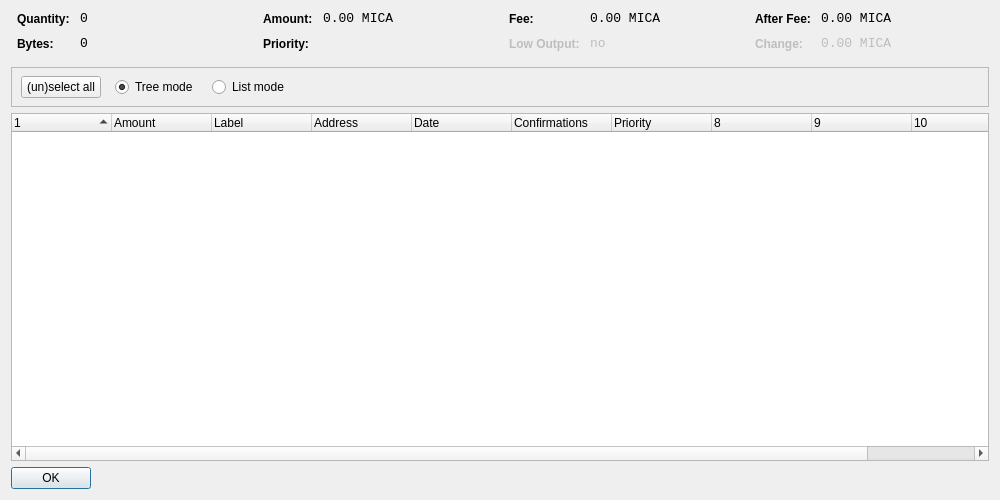
<?xml version="1.0" encoding="UTF-8"?>
<ui version="4.0">
 <class>CoinControlDialog</class>
 <widget class="QDialog" name="CoinControlDialog">
  <property name="geometry">
   <rect>
    <x>0</x>
    <y>0</y>
    <width>1000</width>
    <height>500</height>
   </rect>
  </property>
  <property name="windowTitle">
   <string>Coin Control</string>
  </property>
  <layout class="QVBoxLayout" name="verticalLayout">
   <item>
    <layout class="QHBoxLayout" name="horizontalLayoutTop" stretch="0,0,0,0">
     <property name="topMargin">
      <number>0</number>
     </property>
     <property name="bottomMargin">
      <number>10</number>
     </property>
     <item>
      <layout class="QFormLayout" name="formLayoutCoinControl1">
       <property name="horizontalSpacing">
        <number>10</number>
       </property>
       <property name="verticalSpacing">
        <number>10</number>
       </property>
       <property name="leftMargin">
        <number>6</number>
       </property>
       <property name="rightMargin">
        <number>6</number>
       </property>
       <item row="0" column="0">
        <widget class="QLabel" name="labelCoinControlQuantityText">
         <property name="styleSheet">
          <string notr="true">font-weight:bold;</string>
         </property>
         <property name="text">
          <string>Quantity:</string>
         </property>
        </widget>
       </item>
       <item row="0" column="1">
        <widget class="QLabel" name="labelCoinControlQuantity">
         <property name="font">
          <font>
           <family>Monospace</family>
           <pointsize>10</pointsize>
          </font>
         </property>
         <property name="cursor">
          <cursorShape>IBeamCursor</cursorShape>
         </property>
         <property name="contextMenuPolicy">
          <enum>Qt::ActionsContextMenu</enum>
         </property>
         <property name="text">
          <string>0</string>
         </property>
         <property name="textInteractionFlags">
          <set>Qt::LinksAccessibleByMouse|Qt::TextSelectableByKeyboard|Qt::TextSelectableByMouse</set>
         </property>
        </widget>
       </item>
       <item row="1" column="0">
        <widget class="QLabel" name="labelCoinControlBytesText">
         <property name="styleSheet">
          <string notr="true">font-weight:bold;</string>
         </property>
         <property name="text">
          <string>Bytes:</string>
         </property>
        </widget>
       </item>
       <item row="1" column="1">
        <widget class="QLabel" name="labelCoinControlBytes">
         <property name="font">
          <font>
           <family>Monospace</family>
           <pointsize>10</pointsize>
          </font>
         </property>
         <property name="cursor">
          <cursorShape>IBeamCursor</cursorShape>
         </property>
         <property name="contextMenuPolicy">
          <enum>Qt::ActionsContextMenu</enum>
         </property>
         <property name="text">
          <string>0</string>
         </property>
         <property name="textInteractionFlags">
          <set>Qt::LinksAccessibleByMouse|Qt::TextSelectableByKeyboard|Qt::TextSelectableByMouse</set>
         </property>
        </widget>
       </item>
      </layout>
     </item>
     <item>
      <layout class="QFormLayout" name="formLayoutCoinControl2">
       <property name="horizontalSpacing">
        <number>10</number>
       </property>
       <property name="verticalSpacing">
        <number>10</number>
       </property>
       <property name="leftMargin">
        <number>6</number>
       </property>
       <property name="rightMargin">
        <number>6</number>
       </property>
       <item row="0" column="0">
        <widget class="QLabel" name="labelCoinControlAmountText">
         <property name="styleSheet">
          <string notr="true">font-weight:bold;</string>
         </property>
         <property name="text">
          <string>Amount:</string>
         </property>
        </widget>
       </item>
       <item row="0" column="1">
        <widget class="QLabel" name="labelCoinControlAmount">
         <property name="font">
          <font>
           <family>Monospace</family>
           <pointsize>10</pointsize>
          </font>
         </property>
         <property name="cursor">
          <cursorShape>IBeamCursor</cursorShape>
         </property>
         <property name="contextMenuPolicy">
          <enum>Qt::ActionsContextMenu</enum>
         </property>
         <property name="text">
          <string>0.00 MICA</string>
         </property>
         <property name="textInteractionFlags">
          <set>Qt::LinksAccessibleByMouse|Qt::TextSelectableByKeyboard|Qt::TextSelectableByMouse</set>
         </property>
        </widget>
       </item>
       <item row="1" column="0">
        <widget class="QLabel" name="labelCoinControlPriorityText">
         <property name="styleSheet">
          <string notr="true">font-weight:bold;</string>
         </property>
         <property name="text">
          <string>Priority:</string>
         </property>
        </widget>
       </item>
       <item row="1" column="1">
        <widget class="QLabel" name="labelCoinControlPriority">
         <property name="font">
          <font>
           <family>Monospace</family>
           <pointsize>10</pointsize>
          </font>
         </property>
         <property name="cursor">
          <cursorShape>IBeamCursor</cursorShape>
         </property>
         <property name="contextMenuPolicy">
          <enum>Qt::ActionsContextMenu</enum>
         </property>
         <property name="text">
          <string/>
         </property>
         <property name="textInteractionFlags">
          <set>Qt::LinksAccessibleByMouse|Qt::TextSelectableByKeyboard|Qt::TextSelectableByMouse</set>
         </property>
        </widget>
       </item>
      </layout>
     </item>
     <item>
      <layout class="QFormLayout" name="formLayoutCoinControl3">
       <property name="horizontalSpacing">
        <number>10</number>
       </property>
       <property name="verticalSpacing">
        <number>10</number>
       </property>
       <property name="leftMargin">
        <number>6</number>
       </property>
       <property name="rightMargin">
        <number>6</number>
       </property>
       <item row="0" column="0">
        <widget class="QLabel" name="labelCoinControlFeeText">
         <property name="styleSheet">
          <string notr="true">font-weight:bold;</string>
         </property>
         <property name="text">
          <string>Fee:</string>
         </property>
        </widget>
       </item>
       <item row="0" column="1">
        <widget class="QLabel" name="labelCoinControlFee">
         <property name="font">
          <font>
           <family>Monospace</family>
           <pointsize>10</pointsize>
          </font>
         </property>
         <property name="cursor">
          <cursorShape>IBeamCursor</cursorShape>
         </property>
         <property name="contextMenuPolicy">
          <enum>Qt::ActionsContextMenu</enum>
         </property>
         <property name="text">
          <string>0.00 MICA</string>
         </property>
         <property name="textInteractionFlags">
          <set>Qt::LinksAccessibleByMouse|Qt::TextSelectableByKeyboard|Qt::TextSelectableByMouse</set>
         </property>
        </widget>
       </item>
       <item row="1" column="0">
        <widget class="QLabel" name="labelCoinControlLowOutputText">
         <property name="enabled">
          <bool>false</bool>
         </property>
         <property name="styleSheet">
          <string notr="true">font-weight:bold;</string>
         </property>
         <property name="text">
          <string>Low Output:</string>
         </property>
        </widget>
       </item>
       <item row="1" column="1">
        <widget class="QLabel" name="labelCoinControlLowOutput">
         <property name="enabled">
          <bool>false</bool>
         </property>
         <property name="font">
          <font>
           <family>Monospace</family>
           <pointsize>10</pointsize>
          </font>
         </property>
         <property name="cursor">
          <cursorShape>IBeamCursor</cursorShape>
         </property>
         <property name="contextMenuPolicy">
          <enum>Qt::ActionsContextMenu</enum>
         </property>
         <property name="text">
          <string>no</string>
         </property>
         <property name="textInteractionFlags">
          <set>Qt::LinksAccessibleByMouse|Qt::TextSelectableByKeyboard|Qt::TextSelectableByMouse</set>
         </property>
        </widget>
       </item>
      </layout>
     </item>
     <item>
      <layout class="QFormLayout" name="formLayoutCoinControl4">
       <property name="horizontalSpacing">
        <number>10</number>
       </property>
       <property name="verticalSpacing">
        <number>10</number>
       </property>
       <property name="leftMargin">
        <number>6</number>
       </property>
       <property name="rightMargin">
        <number>6</number>
       </property>
       <item row="0" column="0">
        <widget class="QLabel" name="labelCoinControlAfterFeeText">
         <property name="styleSheet">
          <string notr="true">font-weight:bold;</string>
         </property>
         <property name="text">
          <string>After Fee:</string>
         </property>
        </widget>
       </item>
       <item row="0" column="1">
        <widget class="QLabel" name="labelCoinControlAfterFee">
         <property name="font">
          <font>
           <family>Monospace</family>
           <pointsize>10</pointsize>
          </font>
         </property>
         <property name="cursor">
          <cursorShape>IBeamCursor</cursorShape>
         </property>
         <property name="contextMenuPolicy">
          <enum>Qt::ActionsContextMenu</enum>
         </property>
         <property name="text">
          <string>0.00 MICA</string>
         </property>
         <property name="textInteractionFlags">
          <set>Qt::LinksAccessibleByMouse|Qt::TextSelectableByKeyboard|Qt::TextSelectableByMouse</set>
         </property>
        </widget>
       </item>
       <item row="1" column="0">
        <widget class="QLabel" name="labelCoinControlChangeText">
         <property name="enabled">
          <bool>false</bool>
         </property>
         <property name="styleSheet">
          <string notr="true">font-weight:bold;</string>
         </property>
         <property name="text">
          <string>Change:</string>
         </property>
        </widget>
       </item>
       <item row="1" column="1">
        <widget class="QLabel" name="labelCoinControlChange">
         <property name="enabled">
          <bool>false</bool>
         </property>
         <property name="font">
          <font>
           <family>Monospace</family>
           <pointsize>10</pointsize>
          </font>
         </property>
         <property name="cursor">
          <cursorShape>IBeamCursor</cursorShape>
         </property>
         <property name="contextMenuPolicy">
          <enum>Qt::ActionsContextMenu</enum>
         </property>
         <property name="text">
          <string>0.00 MICA</string>
         </property>
         <property name="textInteractionFlags">
          <set>Qt::LinksAccessibleByMouse|Qt::TextSelectableByKeyboard|Qt::TextSelectableByMouse</set>
         </property>
        </widget>
       </item>
      </layout>
     </item>
    </layout>
   </item>
   <item>
    <widget class="QFrame" name="frame">
     <property name="minimumSize">
      <size>
       <width>0</width>
       <height>40</height>
      </size>
     </property>
     <property name="frameShape">
      <enum>QFrame::StyledPanel</enum>
     </property>
     <property name="frameShadow">
      <enum>QFrame::Sunken</enum>
     </property>
     <widget class="QWidget" name="horizontalLayoutWidget">
      <property name="geometry">
       <rect>
        <x>10</x>
        <y>0</y>
        <width>781</width>
        <height>41</height>
       </rect>
      </property>
      <layout class="QHBoxLayout" name="horizontalLayoutPanel" stretch="0,0,0,0">
       <property name="spacing">
        <number>14</number>
       </property>
       <item>
        <widget class="QPushButton" name="pushButtonSelectAll">
         <property name="sizePolicy">
          <sizepolicy hsizetype="Maximum" vsizetype="Fixed">
           <horstretch>0</horstretch>
           <verstretch>0</verstretch>
          </sizepolicy>
         </property>
         <property name="text">
          <string>(un)select all</string>
         </property>
        </widget>
       </item>
       <item>
        <widget class="QRadioButton" name="radioTreeMode">
         <property name="sizePolicy">
          <sizepolicy hsizetype="Maximum" vsizetype="Fixed">
           <horstretch>0</horstretch>
           <verstretch>0</verstretch>
          </sizepolicy>
         </property>
         <property name="text">
          <string>Tree mode</string>
         </property>
         <property name="checked">
          <bool>true</bool>
         </property>
        </widget>
       </item>
       <item>
        <widget class="QRadioButton" name="radioListMode">
         <property name="sizePolicy">
          <sizepolicy hsizetype="Maximum" vsizetype="Fixed">
           <horstretch>0</horstretch>
           <verstretch>0</verstretch>
          </sizepolicy>
         </property>
         <property name="text">
          <string>List mode</string>
         </property>
        </widget>
       </item>
       <item>
        <spacer name="horizontalSpacer">
         <property name="orientation">
          <enum>Qt::Horizontal</enum>
         </property>
         <property name="sizeHint" stdset="0">
          <size>
           <width>40</width>
           <height>20</height>
          </size>
         </property>
        </spacer>
       </item>
      </layout>
     </widget>
    </widget>
   </item>
   <item>
    <widget class="CoinControlTreeWidget" name="treeWidget">
     <property name="contextMenuPolicy">
      <enum>Qt::CustomContextMenu</enum>
     </property>
     <property name="sortingEnabled">
      <bool>false</bool>
     </property>
     <property name="columnCount">
      <number>11</number>
     </property>
     <attribute name="headerShowSortIndicator" stdset="0">
      <bool>true</bool>
     </attribute>
     <attribute name="headerStretchLastSection">
      <bool>false</bool>
     </attribute>
     <column>
      <property name="text">
       <string/>
      </property>
     </column>
     <column>
      <property name="text">
       <string>Amount</string>
      </property>
     </column>
     <column>
      <property name="text">
       <string>Label</string>
      </property>
     </column>
     <column>
      <property name="text">
       <string>Address</string>
      </property>
     </column>
     <column>
      <property name="text">
       <string>Date</string>
      </property>
     </column>
     <column>
      <property name="text">
       <string>Confirmations</string>
      </property>
      <property name="toolTip">
       <string>Confirmed</string>
      </property>
     </column>
     <column>
      <property name="text">
       <string>Priority</string>
      </property>
     </column>
     <column>
      <property name="text">
       <string/>
      </property>
     </column>
     <column>
      <property name="text">
       <string/>
      </property>
     </column>
     <column>
      <property name="text">
       <string/>
      </property>
     </column>
     <column>
      <property name="text">
       <string/>
      </property>
     </column>
    </widget>
   </item>
   <item>
    <widget class="QDialogButtonBox" name="buttonBox">
     <property name="sizePolicy">
      <sizepolicy hsizetype="Maximum" vsizetype="Fixed">
       <horstretch>0</horstretch>
       <verstretch>0</verstretch>
      </sizepolicy>
     </property>
     <property name="orientation">
      <enum>Qt::Horizontal</enum>
     </property>
     <property name="standardButtons">
      <set>QDialogButtonBox::Ok</set>
     </property>
    </widget>
   </item>
  </layout>
 </widget>
 <customwidgets>
  <customwidget>
   <class>CoinControlTreeWidget</class>
   <extends>QTreeWidget</extends>
   <header>coincontroltreewidget.h</header>
  </customwidget>
 </customwidgets>
 <resources/>
 <connections/>
</ui>
